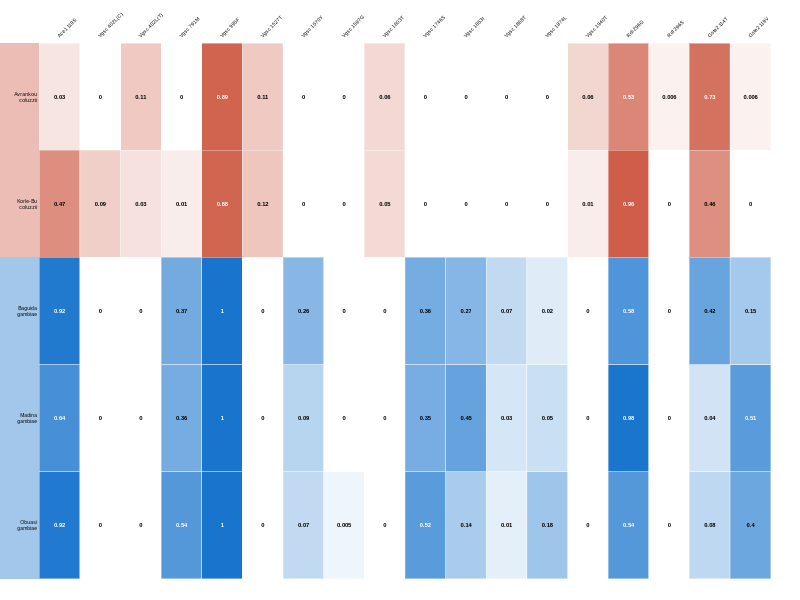

Write R code to recreate this figure.
library(data.table)

snp.frequencies <- fread('target_site_genotype_frequencies.csv', key = 'Locus')
# Sort the SNP names into a nicer order
table.order <- c('Ace1.119S_A', 
                 'Vgsc.402L_C', 
                 'Vgsc.402L_T', 
                 'Vgsc.791M_T', 
                 'Vgsc.995F_T', 
                 'Vgsc.1527T_C', 
                 'Vgsc.1570Y_T', 
                 'Vgsc.1597G_G', 
                 'Vgsc.1603T_C', 
                 'Vgsc.1746S_T', 
                 'Vgsc.1853I_A', 
                 'Vgsc.1868T_C', 
                 'Vgsc.1874L_T', 
                 'Vgsc.1940T_C', 
                 'Rdl.296G_G', 
                 'Rdl.296S_T', 
                 'Gste2.114T_G', 
                 'Gste2.119V_C')
snp.frequencies <- snp.frequencies[table.order, ]

snp.freq.flipped <- t(snp.frequencies[, -1])
snp.names <- snp.frequencies[[1]]

# All SNPs except 402L can have the mutant nucleotide part of the name removed
snp.names[!grepl('402L', snp.names)] <- sub('_.*', '', snp.names[!grepl('402L', snp.names)])
# For the 402L snp, we format the name more nicely
snp.names[grepl('402L', snp.names)] <- sub('$', ')', sub('_', '(', snp.names[grepl('402L', snp.names)]))
colnames(snp.freq.flipped) <- snp.names

# Sort the rows how we will want them in the output
pop.order <- c('Avrankou.coluzzii',
               'Korle-Bu.coluzzii', 
               'Baguida.gambiae', 
               'Madina.gambiae', 
               'Obuasi.gambiae')
snp.freq.flipped <- snp.freq.flipped[pop.order, ]



# A function that will lighten the colour by a given proportion
lighten.col <- function(color, lightness){
	col.rgb <- col2rgb(color)/255
	red <- 1-(1-col.rgb[1])*lightness
	blue <- 1-(1-col.rgb[2])*lightness
	green <- 1-(1-col.rgb[3])*lightness
	rgb(cbind(red, blue, green))
}

# A function that will round to x significant digits, unless the number is small, then just take
# one
signif2 <- function(x, digits, threshold = 0.1){
	small.x <- x < threshold 
	x[small.x] <- signif(x[small.x], 1)
	x[!small.x] <- signif(x[!small.x], digits)
	x
}


plot.table <- function(freq.table, species.colours = c(coluzzii = 'coral3', gambiae = 'dodgerblue3'), 
                       text.cell.cex = 0.65, pop.cex = 0.5, snp.cex = 0.5, ...){
	if ((length(names(species.colours)) == 0) | !any(names(species.colours) %in% c('arabiensis', 'gambiae', 'coluzzii', 'intermediate')))
		names(species.colours) <- c('arabiensis', 'gambiae', 'coluzzii', 'intermediate')
	par(mar = c(0,3,3,0), ...)
	plot(c(0,ncol(freq.table)), -c(0,nrow(freq.table)), type = 'n', bty = 'n', xaxt = 'n', yaxt = 'n', xlab = '', ylab = '')
	x.matrix <- matrix(1:ncol(freq.table), nrow(freq.table), ncol(freq.table), byrow = T)
	y.matrix <- matrix(1:nrow(freq.table), nrow(freq.table), ncol(freq.table))
	text.col.matrix <- c('black', 'white')[(freq.table > 0.5) + 1]
	text.cell.matrix <- signif2(freq.table, 2)
	col.matrix <- matrix(rgb(0.8, 0.8, 0.8), nrow(freq.table), ncol(freq.table))
	for (i in 1:nrow(freq.table)){
		this.row <- freq.table[i, ]
		if (any(!is.na(this.row))){
			this.species <- sub('^.*\\.', '', rownames(freq.table)[i])
			col.matrix[i, !is.na(this.row)] <- lighten.col(species.colours[this.species], sqrt(this.row[!is.na(this.row)]))
		}
	}
	rect(x.matrix - 1, 1 - y.matrix, x.matrix, - y.matrix, col = col.matrix, border = 'white', lwd = text.cell.cex)
	text(x.matrix - 0.5, 0.5 - y.matrix, text.cell.matrix, cex = text.cell.cex, col = text.col.matrix, font = 2)
	text(x.matrix[1,] - 0.5, (par('usr')[4] - par('usr')[3])/100, srt = 45, adj = c(0,0), sub('\\.', ' ', colnames(freq.table)), xpd = NA, cex = snp.cex)
	country.names <- sub('\\.[^.]*$', '', rownames(freq.table))
	species <- sub('.*\\.', '', rownames(freq.table))
	rect(x.matrix[1,1]-1, 1 - y.matrix, par('usr')[1] - (par('usr')[2] - par('usr')[1])/5, -y.matrix, col = sapply(species.colours[species], lighten.col, 0.4), border = NA, xpd = NA)
	text(x.matrix[1,1]-1, 0.5 - y.matrix[,1], paste(country.names, '  \n', species, '  ', sep = ''), adj = 1, cex = pop.cex, xpd = NA)
}


png('target_snp_frequencies.png', width = 4, height = 1, units = 'in', res = 300)
par(family = 'Arial')
plot.table(snp.freq.flipped, 
         text.cell.cex = 0.35,
         pop.cex = 0.3,
         snp.cex = 0.3,
         mai = c(0,0.1,0.22,0)
)
dev.off()

